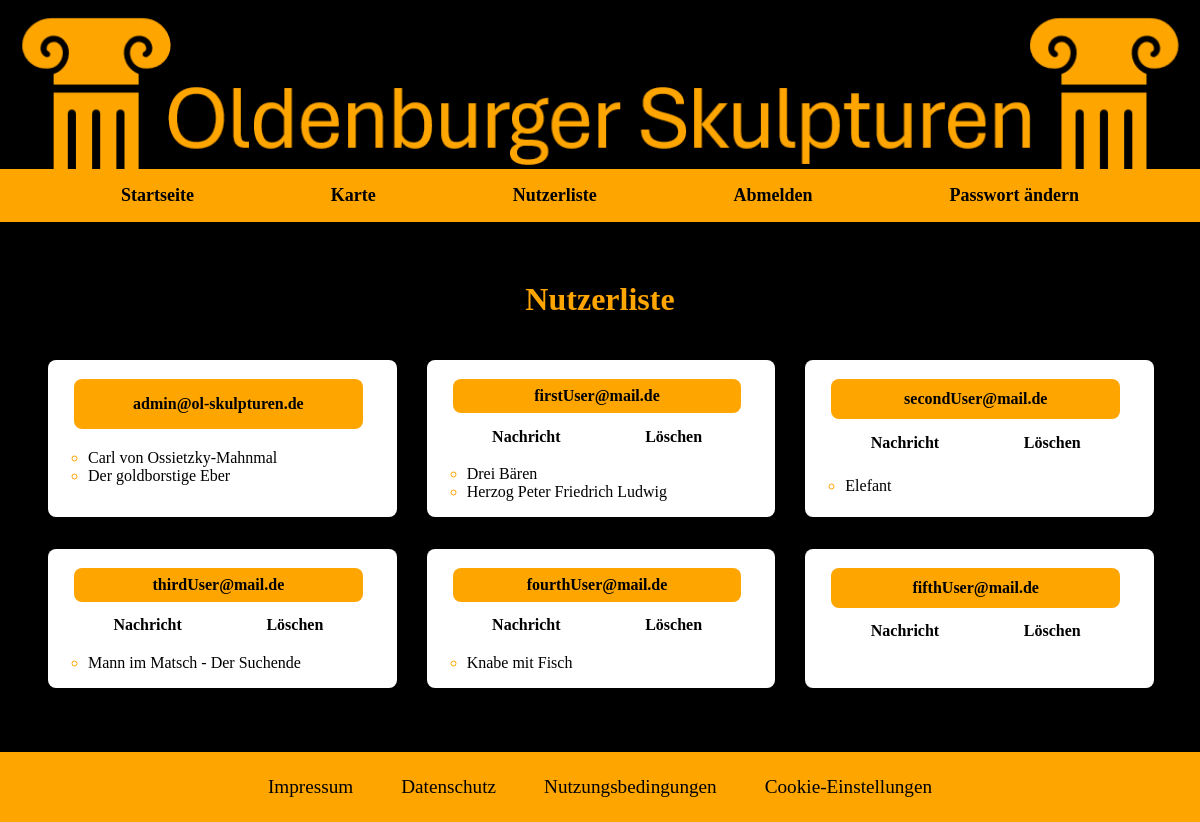
The app's page /nutzerliste.php (signed in) with its own data.
### tables this page shows
CREATE TABLE account (
                    id INTEGER NOT NULL,
                    email TEXT NOT NULL UNIQUE,
                    password TEXT NOT NULL,
                    active INTEGER NOT NULL DEFAULT 0,
                    PRIMARY KEY(id AUTOINCREMENT)
                );

CREATE TABLE beitrag (
                    id INTEGER NOT NULL,
                    title TEXT NOT NULL,
                    picture TEXT NOT NULL,
                    description	TEXT NOT NULL,
                    location TEXT NOT NULL,
                    lat TEXT NOT NULL,
                    lng TEXT NOT NULL,
                    creator_id INTEGER NOT NULL,
                    PRIMARY KEY(id AUTOINCREMENT),
                    FOREIGN KEY(creator_id) REFERENCES account(id)
                );

### php/model/AccountsPDOSQLite.php (called while the page is built, shortened)
<?php
require_once "Account.php";
class AccountsPDOSQLite extends AbstractPDOSQLite implements AccountsDAO
{
    public function readAllAccounts(): array
    {
        try {
            $db = $this->getConnection();
            $sql = "
                SELECT
                    id,
                    email,
                    password
                FROM
                    account
            ";
            $command = $db->prepare($sql);
            if (!$command->execute()) {
                throw new InternalErrorException();
            }
            $accounts = [];
            while ($row = $command->fetch(PDO::FETCH_ASSOC)) {
                if (!isset($accounts[$row['id']])) {
                    $accounts[$row['id']] = new Account(
                        intval($row['id']),
                        $row['email'],
                        $row['password']
                    );
                }
            }
            return $accounts;
        } catch (PDOException $exception) {
            throw new InternalErrorException($exception->getMessage(), previous: $exception);
        }
    }
}

### php/controller/accounts-index-controller.php (called while the page is built, shortened)
<?php
require_once $abs_path . "/php/controller/index-controller.php";
require_once $abs_path . "/php/model/Account.php";
try {
    $accountsDAO = Accounts::getInstance();
    $accounts = $accountsDAO->readAllAccounts();
} catch (InternerFehlerException $exc) {
    $_SESSION["message"] = "internal_error";
}

### php/model/Account.php (called while the page is built, shortened)
<?php
class Account
{
    private int $id;
    private string $email;
    public function __construct($id, $email, $password)
    {
        $this->id = $id;
        $this->email = $email;
    }
    public function getId()
    {
        return $this->id;
    }
    public function getEmail(): string
    {
        return $this->email;
    }
}

### php/model/SammlungPDOSQLite.php (called while the page is built, shortened)
<?php
require_once "Beitrag.php";
require_once "Account.php";
class SammlungPDOSQLite extends AbstractPDOSQLite implements SammlungDAO
{
    public function readAllBeitraege(): array
    {
        try {
            $db = $this->getConnection();
            $sql = "
                SELECT
                    b.id AS beitrag_id,
                    b.title AS beitrag_title,
                    b.picture AS beitrag_picture,
                    b.description AS beitrag_description,
                    b.location AS beitrag_location,
                    b.lat AS beitrag_lat,
                    b.lng AS beitrag_lng,
                    a.id AS creator_id,
                    a.email AS creator_email,
                    a.password AS creator_password
                FROM
                    beitrag b
                JOIN
                    account a
                ON
                    b.creator_id = a.id
            ";
            $command = $db->prepare($sql);
            $success = $command->execute();
            $beitraege = [];
            while ($row = $command->fetch(PDO::FETCH_ASSOC)) {
                if (!isset($beitraege[$row['beitrag_id']])) {
                    $beitragCreator = new Account(
                        intval($row['creator_id']),
                        $row['creator_email'],
                        $row['creator_password'],
                    );
                    $beitrag = new Beitrag(
                        intval($row['beitrag_id']),
                        $beitragCreator,
                        $row['beitrag_title'],
                        $row['beitrag_picture'],
                        $row['beitrag_description'],
                        $row['beitrag_location'],
                        $row['beitrag_lat'],
                        $row['beitrag_lng']
                    );
                    $beitraege[$row['beitrag_id']] = $beitrag;
                }
            }
            return $beitraege;
        } catch (PDOException $exception) {
            throw new InternalErrorException($exception->getMessage(), previous: $exception);
        }
    }
}

### php/controller/index-controller.php (called while the page is built, shortened)
<?php
require_once $abs_path . "/php/model/Beitrag.php";
try {
    $sammlungDAO = Sammlung::getInstance();
    $beitraege = $sammlungDAO->readAllBeitraege();
} catch (InternerFehlerException $exc) {
    $_SESSION["message"] = "internal_error";
}

### php/model/Beitrag.php (called while the page is built, shortened)
<?php
class Beitrag
{
    private int $id;
    private Account $creator;
    private string $title;
    public function __construct(int $id, Account $creator, string $title, string $picture, string $description, string $location, string $lat, string $lng)
    {
        $this->id = $id;
        $this->creator = $creator;
        $this->title = $title;
    }
    public function getId(): int
    {
        return $this->id;
    }
    public function getCreator(): Account
    {
        return $this->creator;
    }
    public function getTitle(): string
    {
        return $this->title;
    }
}

### nutzerliste.php (the view, shortened to what this page needs)
<?php
require_once $abs_path . "/php/controller/accounts-index-controller.php";
?>
<?php
require_once $abs_path . "/php/include/head.php";
?>
<link rel="stylesheet" type="text/css" href="./assets/css/nutzerliste.css">
</head>
<body>
<?php
include_once $abs_path . "/php/include/nav.php";
?>
<main class="main">
    <section>
        <h1>Nutzerliste</h1>
        <?php if (empty($accounts)): ?>
            Keine Einträge vorhanden.
        <?php else: ?>
            <ol class="user-list">
                <?php foreach ($accounts as $account): ?>
                    <li class="user-details">
                        <span class="user-email"><?= htmlspecialchars($account->getEmail()) ?></span>
                        <?php if (!($account->getId() === 1)) : ?>
                            <div class="buttons">
                                <span class="button"><a href="mailto:<?= htmlspecialchars($account->getEmail()) ?>">Nachricht</a></span>
                                <span class="button"><a
                                            href="php/controller/nutzer-loeschen-controller.php?id=<?= urlencode($account->getID()) ?>"
                                            class="delete-link">Löschen</a></span>
                            </div>
                        <?php endif; ?>
                        <ul class="user-content">
                            <?php foreach ($beitraege as $beitrag): ?>
                                <?php if ($beitrag->getCreator()->getId() === $account->getId()): ?>
                                    <li>
                                        <a href="beitrag-anzeigen.php?id=<?= urlencode($beitrag->getId()) ?>">
                                            <?= htmlspecialchars($beitrag->getTitle()) ?>
                                        </a>
                                    </li>
                                <?php endif; ?>
                            <?php endforeach; ?>
                        </ul>
                    </li>
                <?php endforeach; ?>
            </ol>
        <?php endif; ?>
    </section>
</main>
<?php
require_once $abs_path . "/php/include/footer.php";
?>
</body>
</html>

### php/include/head.php (shortened to what this page needs)
<!DOCTYPE html>
<html lang="de">
<head>

### php/include/nav.php (shortened to what this page needs)
<img src="assets/media/banner.png" alt="Banner">
<nav>
    <div class="nav-items" id="nav-items">
        <div class="nav-item">
            <a href="index.php">Startseite</a>
        </div>
        <div class="nav-item">
            <a href="karte.php">Karte</a>
        </div>
        <?php if (isset($_SESSION["account_id"]) && $_SESSION["account_id"] === 1): ?>
            <div class="nav-item">
                <a href="nutzerliste.php">Nutzerliste</a>
            </div>
        <?php endif; ?>
        <?php if (isset($_SESSION["account_id"])): ?>
            <div class="nav-item">
                <a href="php/controller/abmelden-controller.php?csrf-token=<?= urlencode($_SESSION['csrf-token']) ?>">Abmelden</a>
            </div>
            <div class="nav-item">
                <a href="passwort-aendern.php">Passwort ändern</a>
            </div>
        <?php endif; ?>
    </div>
</nav>

### php/include/footer.php
<footer>
    <br>
    <span class="footer-item"><a href="impressum.php">Impressum</a></span>
    <span class="footer-item"><a href="datenschutz.php">Datenschutz</a></span>
    <span class="footer-item"><a href="nutzungsbedingungen.php">Nutzungsbedingungen</a></span>
    <span class="footer-item"><a href="#" id="open_preferences_center">Cookie-Einstellungen</a></span>
    <br>
</footer>

### assets/css/nutzerliste.css (style rules this page uses)
.user-list { display: grid; grid-template-columns: 1fr; padding-inline-start: 0; }
@media (min-width: 660px) { .user-list { grid-template-columns: 1fr 1fr; } }
@media (min-width: 1000px) { .user-list { grid-template-columns: 1fr 1fr 1fr; } }
.user-details { display: grid; background-color: var(--secondary-bg-color); width: 90%; padding: 1rem 0.5rem 1rem 0.5rem; border-radius: 8px; margin: 1rem; padding-inline-start: 0; }
.user-email { grid-column: 1 / span 2; grid-row: 1; margin: 0.2rem 0.4rem 0.2rem 0.4rem; padding: 0.5rem; background-color: var(--alt-bg-color); border-radius: 8px; color: var(--main-text-color); font-weight: bolder; text-align: center; width: 80%; align-content: center; justify-self: center; }
.buttons { display: flex; flex-wrap: wrap; grid-column: 1 / span 2; grid-row: 2; margin-bottom: 0.5rem; justify-content: space-evenly; }
.button { margin: 0.2rem; }
.user-content { grid-column: 1 / span 2; grid-row: 3; }

### assets/css/global.css (style rules this page uses)
:root { --primary-color: #000000; --secondary-color: #ffffff; --alt-color: #ffa500; --main-bg-color: var(--primary-color); --secondary-bg-color: var(--secondary-color); --alt-bg-color: var(--alt-color); --main-text-color: var(--primary-color); --secondary-text-color: var(--secondary-color); --alt-text-color: var(--alt-color); }
body { background-color: var(--main-bg-color); color: var(--alt-text-color); min-height: 100dvh; margin: 0; display: flex; flex-direction: column; flex-wrap: nowrap; }
main { margin: 2rem; }
h1 { text-align: center; font-size: xx-large; }
a { color: var(--main-text-color); text-decoration-line: none; }
nav { display: flex; flex-direction: column; flex-wrap: nowrap; justify-content: space-evenly; background-color: var(--alt-bg-color); }
.nav-items { display: none; }
@media (min-width: 800px) { .nav-items { display: flex; flex-direction: row; justify-content: space-evenly; } }
.nav-item a { display: flex; justify-content: center; align-items: center; padding: 0.5rem; margin: 0.5rem; color: var(--main-text-color); text-decoration-line: none; font-size: large; font-weight: bolder; }
.button, .submit-button { display: inline-block; padding: 0.5rem 1rem; margin: 1rem; border-radius: 8px; text-align: center; font-weight: bold; background-color: var(--secondary-bg-color); color: var(--main-text-color); text-decoration: none; cursor: pointer; }
.button a { color: inherit; text-decoration: none; }
footer { display: flex; flex-direction: column; justify-content: center; text-align: center; background-color: var(--alt-bg-color); }
@media (min-width: 650px) { footer { flex-direction: row; } }
.footer-item a { display: flex; justify-content: center; align-items: center; padding: 0.5rem; margin: 1rem; color: var(--main-text-color); text-decoration-line: none; font-size: larger; }

### records on screen
account: email "admin@ol-skulpturen.de"
beitrag: title "Carl von Ossietzky-Mahnmal"
beitrag: title "Der goldborstige Eber"
account: email "firstUser@mail.de"
beitrag: title "Drei Bären"
beitrag: title "Herzog Peter Friedrich Ludwig"
account: email "secondUser@mail.de"
beitrag: title "Elefant"
account: email "thirdUser@mail.de"
beitrag: title "Mann im Matsch - Der Suchende"
account: email "fourthUser@mail.de"
beitrag: title "Knabe mit Fisch"
account: email "fifthUser@mail.de"
